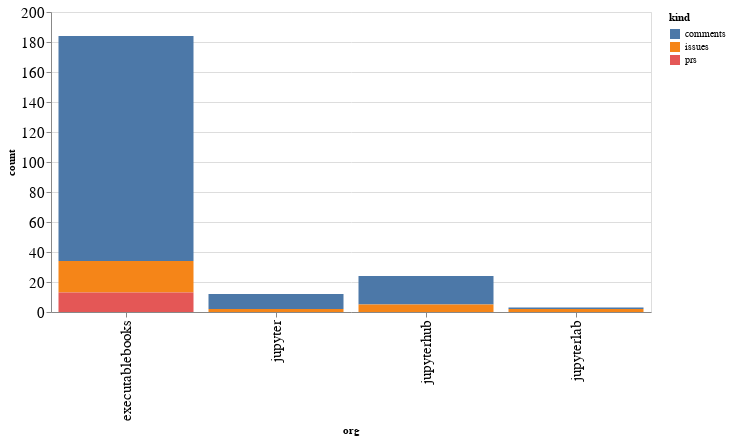

Here is the notebook cell this chart was saved with:
### Code cell
alt.Chart(org_summaries, width=600).mark_bar().encode(
    x='org',
    y='count',
    color='kind',
    tooltip="org"
)

### Figure 1 — Vega-Lite specification as saved in the notebook (floating-point values rounded to 4 significant figures)
{"config": {"axisLeft": {"labelFontSize": 15}, "axisBottom": {"labelFontSize": 15}}, "data": {"name": "data-53d063bcfe9e58eea03c5c3f85ac4c23"}, "mark": "bar", "encoding": {"color": {"type": "nominal", "field": "kind"}, "tooltip": {"type": "nominal", "field": "org"}, "x": {"type": "nominal", "field": "org"}, "y": {"type": "quantitative", "field": "count"}}, "width": 600, "$schema": "https://vega.github.io/schema/vega-lite/v4.8.1.json", "datasets": {"data-53d063bcfe9e58eea03c5c3f85ac4c23": [{"org": "executablebooks", "kind": "comments", "count": 150}, {"org": "executablebooks", "kind": "issues", "count": 21}, {"org": "executablebooks", "kind": "prs", "count": 13}, {"org": "jupyter", "kind": "comments", "count": 10}, {"org": "jupyter", "kind": "issues", "count": 2}, {"org": "jupyterhub", "kind": "comments", "count": 19}, {"org": "jupyterhub", "kind": "issues", "count": 5}, {"org": "jupyterlab", "kind": "comments", "count": 1}, {"org": "jupyterlab", "kind": "issues", "count": 2}]}}
